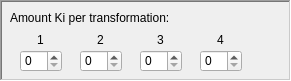
             <widget class="QFrame" name="amount_ki_per_transformation">
              <property name="geometry">
               <rect>
                <x>160</x>
                <y>82</y>
                <width>291</width>
                <height>81</height>
               </rect>
              </property>
              <property name="toolTip">
               <string/>
              </property>
              <property name="frameShape">
               <enum>QFrame::WinPanel</enum>
              </property>
              <property name="frameShadow">
               <enum>QFrame::Sunken</enum>
              </property>
              <widget class="QLabel" name="amount_ki_per_transformation_text">
               <property name="geometry">
                <rect>
                 <x>10</x>
                 <y>10</y>
                 <width>171</width>
                 <height>16</height>
                </rect>
               </property>
               <property name="toolTip">
                <string>&lt;html&gt;&lt;head/&gt;&lt;body&gt;&lt;p&gt;Amount of Ki that will be consumed when a transformation is activated.&lt;/p&gt;&lt;/body&gt;&lt;/html&gt;</string>
               </property>
               <property name="text">
                <string>Amount Ki per transformation:</string>
               </property>
               <property name="alignment">
                <set>Qt::AlignLeading|Qt::AlignLeft|Qt::AlignVCenter</set>
               </property>
              </widget>
              <widget class="QLabel" name="amountKi_trans1_text">
               <property name="geometry">
                <rect>
                 <x>20</x>
                 <y>30</y>
                 <width>41</width>
                 <height>20</height>
                </rect>
               </property>
               <property name="text">
                <string>1</string>
               </property>
               <property name="textFormat">
                <enum>Qt::PlainText</enum>
               </property>
               <property name="scaledContents">
                <bool>false</bool>
               </property>
               <property name="alignment">
                <set>Qt::AlignCenter</set>
               </property>
              </widget>
              <widget class="QSpinBox" name="amountKi_trans1_value">
               <property name="geometry">
                <rect>
                 <x>20</x>
                 <y>50</y>
                 <width>42</width>
                 <height>22</height>
                </rect>
               </property>
               <property name="maximum">
                <number>255</number>
               </property>
               <property name="value">
                <number>0</number>
               </property>
              </widget>
              <widget class="QSpinBox" name="amountKi_trans2_value">
               <property name="geometry">
                <rect>
                 <x>80</x>
                 <y>50</y>
                 <width>42</width>
                 <height>22</height>
                </rect>
               </property>
               <property name="maximum">
                <number>255</number>
               </property>
              </widget>
              <widget class="QLabel" name="amountKi_trans2_text">
               <property name="geometry">
                <rect>
                 <x>80</x>
                 <y>30</y>
                 <width>41</width>
                 <height>20</height>
                </rect>
               </property>
               <property name="text">
                <string>2</string>
               </property>
               <property name="textFormat">
                <enum>Qt::PlainText</enum>
               </property>
               <property name="scaledContents">
                <bool>false</bool>
               </property>
               <property name="alignment">
                <set>Qt::AlignCenter</set>
               </property>
              </widget>
              <widget class="QSpinBox" name="amountKi_trans3_value">
               <property name="geometry">
                <rect>
                 <x>140</x>
                 <y>50</y>
                 <width>42</width>
                 <height>22</height>
                </rect>
               </property>
               <property name="maximum">
                <number>255</number>
               </property>
              </widget>
              <widget class="QLabel" name="amountKi_trans3_text">
               <property name="geometry">
                <rect>
                 <x>140</x>
                 <y>30</y>
                 <width>41</width>
                 <height>20</height>
                </rect>
               </property>
               <property name="text">
                <string>3</string>
               </property>
               <property name="textFormat">
                <enum>Qt::PlainText</enum>
               </property>
               <property name="scaledContents">
                <bool>false</bool>
               </property>
               <property name="alignment">
                <set>Qt::AlignCenter</set>
               </property>
              </widget>
              <widget class="QSpinBox" name="amountKi_trans4_value">
               <property name="geometry">
                <rect>
                 <x>200</x>
                 <y>50</y>
                 <width>42</width>
                 <height>22</height>
                </rect>
               </property>
               <property name="maximum">
                <number>255</number>
               </property>
              </widget>
              <widget class="QLabel" name="amountKi_trans4_text">
               <property name="geometry">
                <rect>
                 <x>200</x>
                 <y>30</y>
                 <width>41</width>
                 <height>20</height>
                </rect>
               </property>
               <property name="text">
                <string>4</string>
               </property>
               <property name="textFormat">
                <enum>Qt::PlainText</enum>
               </property>
               <property name="scaledContents">
                <bool>false</bool>
               </property>
               <property name="alignment">
                <set>Qt::AlignCenter</set>
               </property>
              </widget>
             </widget>
